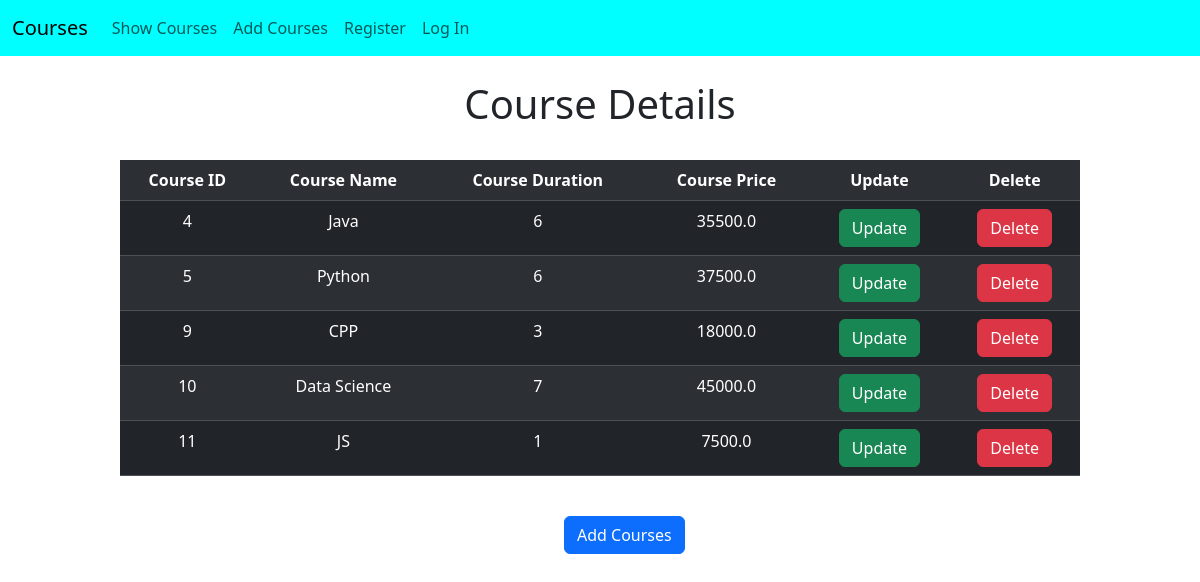
Screenshot of /courses/show/ with the database file from the repository.
### CoursesAPP/models.py (models this page shows)
class Course(models.Model):
    course_name = models.CharField(max_length=100)
    course_duration = models.IntegerField()
    course_fees = models.FloatField()

### CoursesAPP/views.py (the view)
# urls.py: path('show/', views.show_course, name="show"),
def show_course(request):
    template_name = 'CoursesAPP/show_courses.html'
    course_obj = Course.objects.all()
    context = {"course_obj": course_obj}
    return render(request, template_name, context)

### templates/CoursesAPP/show_courses.html (shortened to what this page needs)
{% extends 'base.html' %}
{% block content %}
  <h1 style="text-align:center;">Course Details</h1>
  <br>
  <table class="table table-striped table-dark table-responsive table-hover" style="width:80%; margin-left:auto; margin-right:auto;">
    <tr style="text-align:center;">
      <th>Course ID</th>
      <th>Course Name</th>
      <th>Course Duration</th>
      <th>Course Price</th>
      <th>Update</th>
      <th>Delete</th>
    </tr>
    {% for course in course_obj %}
    <tr style="text-align:center;">
      <td>{{course.id}}</td>
      <td>{{course.course_name}}</td>
      <td>{{course.course_duration}}</td>
      <td>{{course.course_fees}}</td>
      <td><a href="/courses/update/{{course.id}}"><button type="button" class="btn btn-success">Update</button></a></td>
      <td><a href="/courses/delete/{{course.id}}"><button type="button" class="btn btn-danger">Delete</button></a></td>
    </tr>
    {% endfor %}
  </table>
  <br>
  <a href="{% url 'add' %}">
    <input type="submit" value="Add Courses" style="margin-left:47%;" class="btn btn-primary">
  </a>
{% endblock content %}

### templates/base.html (shortened to what this page needs)
<!DOCTYPE html>
<html lang="en">
<head>
    <link href="https://cdn.jsdelivr.net/npm/bootstrap@5.3.8/dist/css/bootstrap.min.css" rel="stylesheet">
</head>
<body>
    <nav class="navbar navbar-expand-lg bg-body-aqua" style="background-color:aqua;">
      <div class="container-fluid">
        <a class="navbar-brand" href="{% url '' %}">Courses</a>
        <div class="collapse navbar-collapse" id="navbarNav">
          <ul class="navbar-nav">
            <li class="nav-item">
              <a class="nav-link" href="{% url 'show' %}">Show Courses</a>
            </li>
            <li class="nav-item">
              <a class="nav-link" href="{% url 'add' %}">Add Courses</a>
            </li>
              {% if user.is_authenticated %}
                   <li class="nav-item">
              <a class="nav-link" href="{% url 'logout' %}">Hello {{user.username}} Log Out</a>
            </li>
              {% else %}
            <li class="nav-item">
              <a class="nav-link" href="{% url 'register' %}">Register</a>
            </li>
                 <li class="nav-item">
              <a class="nav-link" href="{% url 'login' %}">Log In</a>
            </li>
              {% endif %}
          </ul>
        </div>
      </div>
    </nav>
    <br>
    {% block content %}
  {% endblock content %}
</body>
</html>

### rows the page displays
Course: id "4", course_name "Java", course_duration "6", course_fees "35500.0"
Course: id "5", course_name "Python", course_duration "6", course_fees "37500.0"
Course: id "9", course_name "CPP", course_duration "3", course_fees "18000.0"
Course: id "10", course_name "Data Science", course_duration "7", course_fees "45000.0"
Course: id "11", course_name "JS", course_duration "1", course_fees "7500.0"
